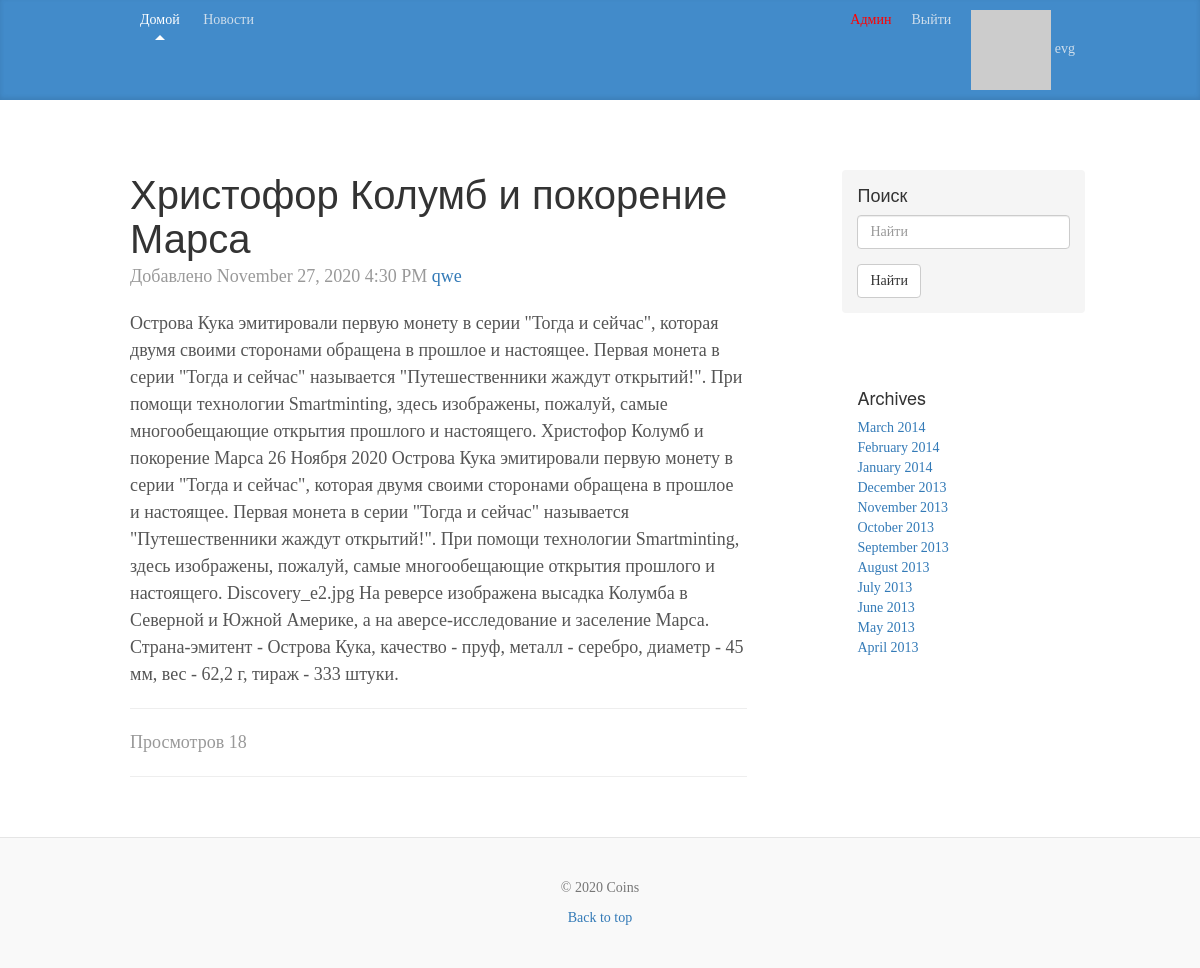
Before: /news/khristofor-kolumb-i-pokorenie-marsa2020-11-27-18-13-21-566083 (signed in) with the older database file.
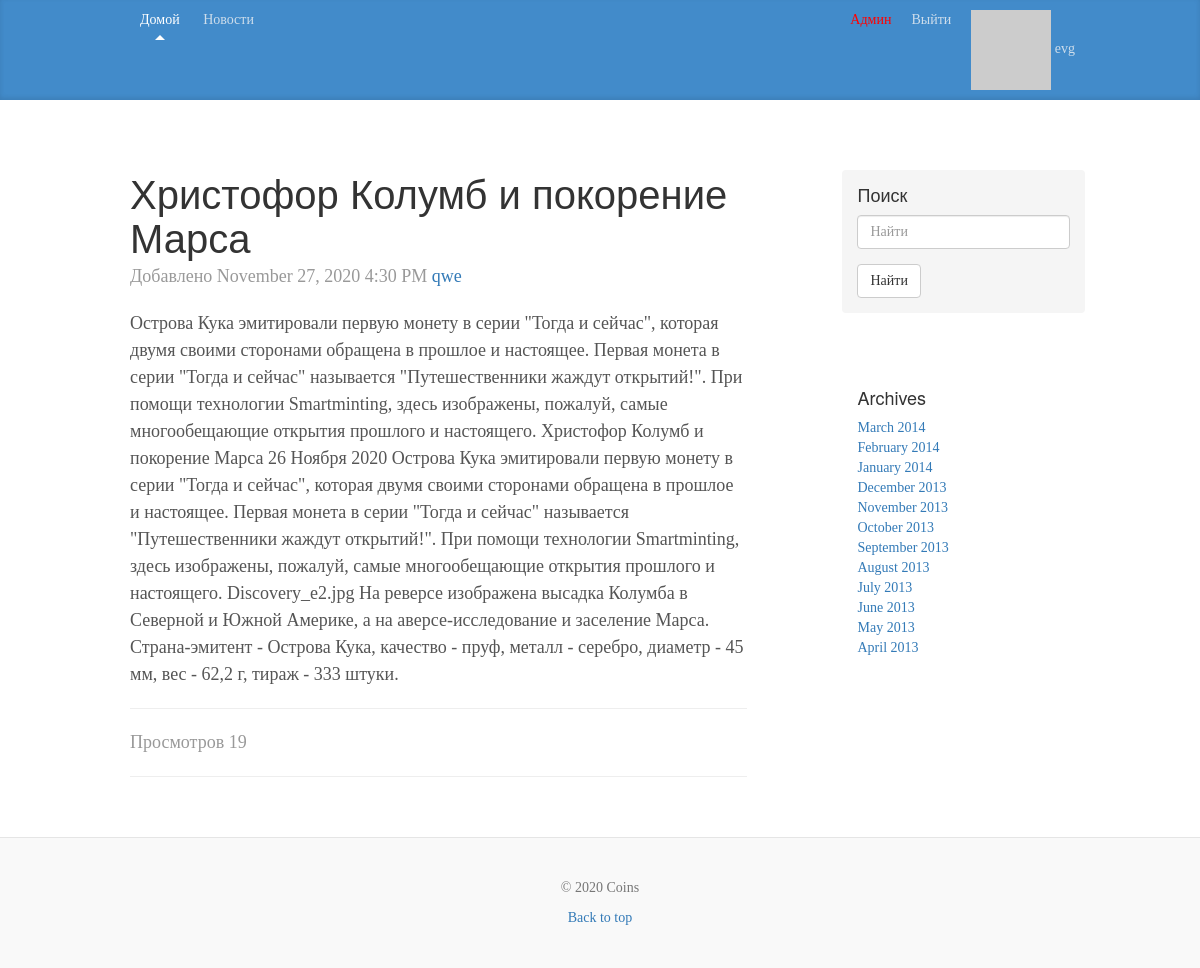
After: the same page with the newer database file.
### app/models.py (models this page shows, shortened)
class Post(db.Model):
    __tablename__ = 'post'
    id = db.Column(db.Integer, primary_key=True)
    title = db.Column(db.String(150))
    slug = db.Column(db.String(140), unique=True)
    pre_body = db.Column(db.Text)
    body = db.Column(db.Text)
    created = db.Column(db.DateTime, index=True, default=datetime.utcnow)
    count = db.Column(db.Integer, default=0)
    author_id = db.Column(db.Integer, db.ForeignKey('user.id'))
    tags = db.relationship('Tag', secondary='tags_posts', backref=db.backref('posts', lazy='dynamic'))

### app/posts/controllers.py (the view)
@module.route('/news/<slug>')
@login_required
def news_detal(slug):
    post = Post.query.filter(Post.slug == slug).first()
    post.count += 1
    stat = StatPost.query.filter(StatPost.user_id==current_user.id).all()
    st = [i.post_id for i in stat]
    if not(post.id in st):
        stat = StatPost(user_id=current_user.id, post_id=post.id)
        stat.count = 0
        stat.count += 1
        db.session.add(stat)
    else:
        stat = StatPost.query.filter(StatPost.user_id==current_user.id and StatPost.post_id==post.id).first()
        stat.count += 1
        db.session.add(stat)
    db.session.add(post)
    db.session.commit()
    return render_template('posts/news_detail.html', post=post)

### app/models.py (called while the page is built)
@login_manager.user_loader
def load_user(user_id):
    return User.query.get(int(user_id))

    def __repr__(self):
        return self.name

    def gravatar(self, size=100, default='identicon', rating='g'):
        url = 'https://secure.gravatar.com/avatar'
        hash = self.avatar_hash or self.gravatar_hash()
        return '{url}/{hash}?s={size}&d={default}&r={rating}'.\
                        format(url=url, hash=hash, size=size, default=default, rating=rating)

    def is_administrator(self):
        for r in self.roles:
            if str(r) == 'admin':
                return True
        return False

### app/templates/posts/news_detail.html (shortened to what this page needs)
{% extends "layout.html" %}
{% block content %}
<div class="blog-post">
  <h2 class="blog-post-title">{{ post.title }}</h2>
  <p class="blog-post-meta">Добавлено {{ moment(post.created).format('LLL') }}
    <a href="{{ url_for('users.user', username=post.author.username) }}">{{ post.author.username }}</a></p>
  {{ post.pre_body|safe }}
  {{ post.body|safe }}
  <hr>
  <p class="blog-post-meta">Просмотров {{ post.count }}</p>
  <hr>
</div>
{% endblock %}

Changed rows visible on the page:
changed Post "Христофор Колумб и покорение Марса": count "18" → "19"
